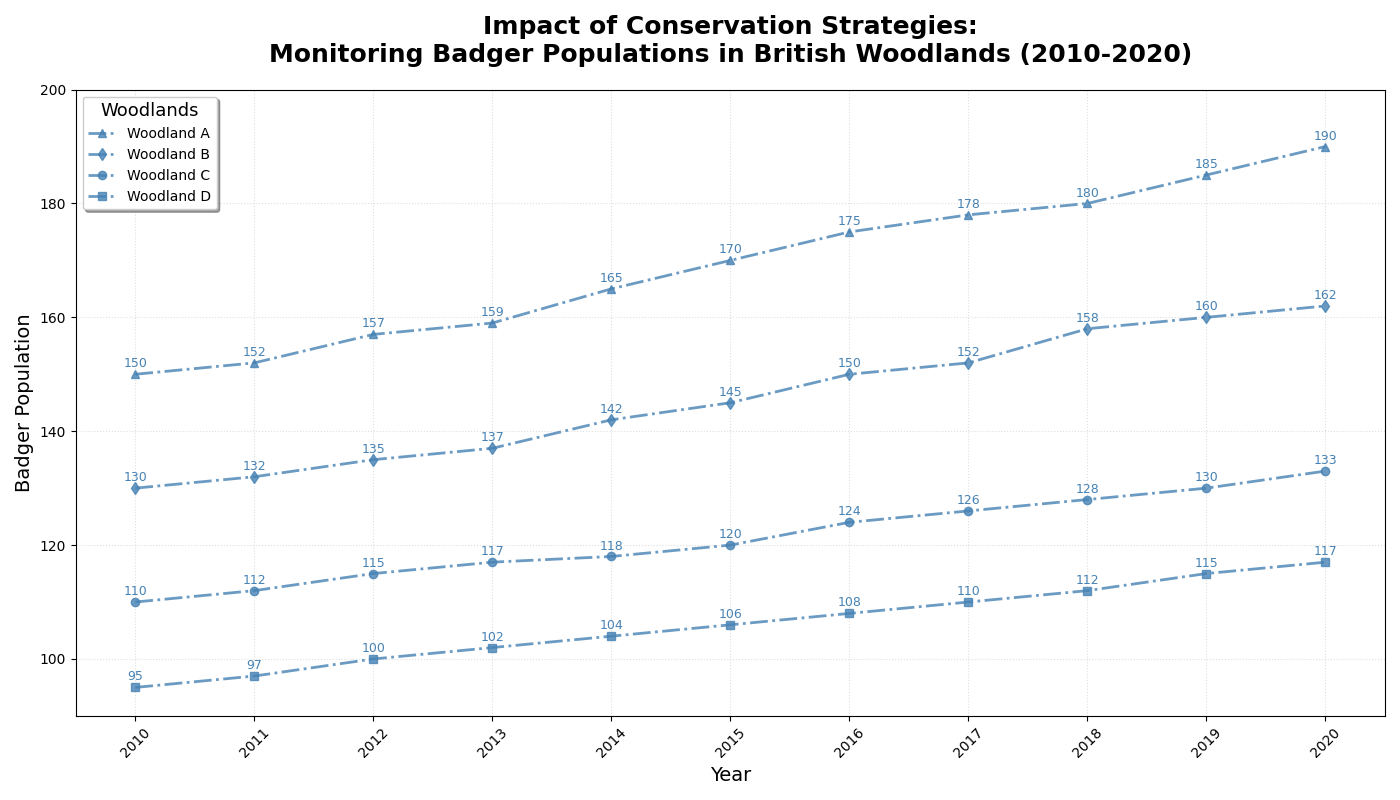

Recreate this plot in Python.
import matplotlib.pyplot as plt
import numpy as np

years = np.arange(2010, 2021)

woodland_A = np.array([150, 152, 157, 159, 165, 170, 175, 178, 180, 185, 190])
woodland_B = np.array([130, 132, 135, 137, 142, 145, 150, 152, 158, 160, 162])
woodland_C = np.array([110, 112, 115, 117, 118, 120, 124, 126, 128, 130, 133])
woodland_D = np.array([95, 97, 100, 102, 104, 106, 108, 110, 112, 115, 117])

single_color = '#4682B4'  # Selected color for all data groups
markers = ['^', 'd', 'o', 's']

fig, ax1 = plt.subplots(figsize=(14, 8))

woodlands_data = [woodland_A, woodland_B, woodland_C, woodland_D]
woodland_names = ["Woodland A", "Woodland B", "Woodland C", "Woodland D"]

for data, name, marker in zip(woodlands_data, woodland_names, markers):
    ax1.plot(years, data, label=name, color=single_color, marker=marker, linestyle='-.', linewidth=2, alpha=0.8)
    for (x, y) in zip(years, data):
        ax1.annotate(f'{y}', xy=(x, y), xytext=(0, 5),
                     textcoords='offset points', ha='center', fontsize=9, color=single_color)

ax1.set_title('Impact of Conservation Strategies:\nMonitoring Badger Populations in British Woodlands (2010-2020)', 
              fontsize=18, fontweight='bold', pad=20)
ax1.set_xlabel('Year', fontsize=14)
ax1.set_ylabel('Badger Population', fontsize=14)
ax1.grid(True, linestyle=':', alpha=0.4)

ax1.legend(title='Woodlands', title_fontsize='13', loc='best', frameon=True, shadow=True)

plt.xticks(years, rotation=45)
plt.ylim(90, 200)

plt.tight_layout()

plt.show()
